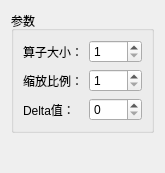
<?xml version="1.0" encoding="UTF-8"?>
<ui version="4.0">
 <class>SobelEdgeDetectionNode</class>
 <widget class="QWidget" name="SobelEdgeDetectionNode">
  <property name="geometry">
   <rect>
    <x>0</x>
    <y>0</y>
    <width>165</width>
    <height>173</height>
   </rect>
  </property>
  <property name="windowTitle">
   <string>Form</string>
  </property>
  <layout class="QVBoxLayout" name="verticalLayout_2">
   <item>
    <widget class="QGroupBox" name="groupBox">
     <property name="title">
      <string>参数</string>
     </property>
     <layout class="QVBoxLayout" name="verticalLayout">
      <item>
       <layout class="QFormLayout" name="formLayout">
        <item row="0" column="0">
         <widget class="QLabel" name="label">
          <property name="text">
           <string>算子大小：</string>
          </property>
         </widget>
        </item>
        <item row="1" column="0">
         <widget class="QLabel" name="label_2">
          <property name="text">
           <string>缩放比例：</string>
          </property>
         </widget>
        </item>
        <item row="2" column="0">
         <widget class="QLabel" name="label_3">
          <property name="text">
           <string>Delta值：</string>
          </property>
         </widget>
        </item>
        <item row="0" column="1">
         <widget class="QSpinBox" name="ksize_spinBox">
          <property name="minimum">
           <number>1</number>
          </property>
          <property name="singleStep">
           <number>2</number>
          </property>
          <property name="value">
           <number>1</number>
          </property>
         </widget>
        </item>
        <item row="2" column="1">
         <widget class="QSpinBox" name="delta_spinBox">
          <property name="maximum">
           <number>255</number>
          </property>
          <property name="singleStep">
           <number>20</number>
          </property>
         </widget>
        </item>
        <item row="1" column="1">
         <widget class="QSpinBox" name="scale_spinBox">
          <property name="minimum">
           <number>1</number>
          </property>
          <property name="singleStep">
           <number>5</number>
          </property>
          <property name="value">
           <number>1</number>
          </property>
         </widget>
        </item>
       </layout>
      </item>
     </layout>
    </widget>
   </item>
   <item>
    <widget class="QLabel" name="info_label">
     <property name="text">
      <string/>
     </property>
    </widget>
   </item>
  </layout>
 </widget>
 <resources/>
 <connections/>
</ui>
